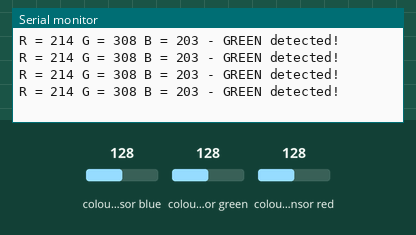
The sketch below on a simulated Arduino Uno, built with avr-gcc and run on an emulated ATmega328P. Shown: the last lines printed to the serial monitor. Wiring (inferred from the names in the program): TCS3200 colour sensor: output pin 18; S2 pin 16; S3 pin 17; S0 pin 14; S1 pin 15. The inputs (shaded band) are chosen by the test bench; at power-on: colour sensor green 128, colour sensor blue 128, colour sensor red 128.

Above: at 1.2 s.
1.3 s: colour sensor green set to 5
At 1.43 s:
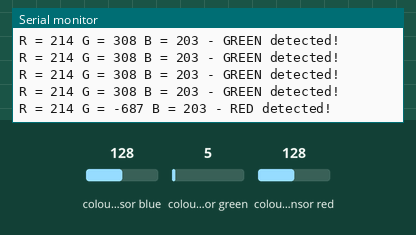
3.3 s: colour sensor blue set to 191
At 3.54 s:
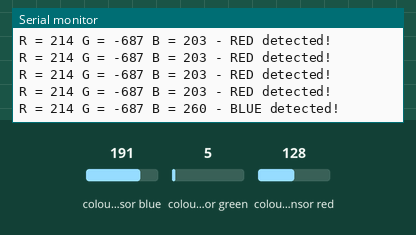
5.4 s: colour sensor red set to 5
At 12.82 s:
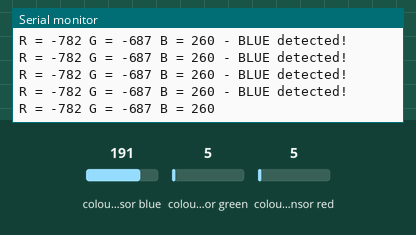

The sketch:

color_sensor_color_converter.ino
```cpp
// TCS230 or TCS3200 pins wiring to Arduino
#define S0 14 // A0
#define S1 15 // A1
#define S2 16 // A2
#define S3 17 // A3
#define sensorOut 18 // A4

// Stores frequency read by the photodiodes
int redFrequency = 0;
int greenFrequency = 0;
int blueFrequency = 0;

// Stores the red. green and blue colors
int redColor = 0;
int greenColor = 0;
int blueColor = 0;
void setup() {
  // Setting the outputs
  pinMode(S0, OUTPUT);
  pinMode(S1, OUTPUT);
  pinMode(S2, OUTPUT);
  pinMode(S3, OUTPUT);

  // Setting the sensorOut as an input
  pinMode(sensorOut, INPUT);

  // Setting frequency scaling to 20%
  digitalWrite(S0,HIGH);
  digitalWrite(S1,LOW);

  // Begins serial communication
  Serial.begin(9600);
}

void loop() {
  // Setting RED (R) filtered photodiodes to be read
  digitalWrite(S2,LOW);
  digitalWrite(S3,LOW);

  // Reading the output frequency
  redFrequency = pulseIn(sensorOut, LOW);
  // RED : 32 - 75
  redColor = map(redFrequency, 32, 75, 255,0);

  // Printing the RED (R) value
  Serial.print("R = ");
  Serial.print(redColor);
  delay(100);

  // Setting GREEN (G) filtered photodiodes to be read
  digitalWrite(S2,HIGH);
  digitalWrite(S3,HIGH);

  // Reading the output frequency
  greenFrequency = pulseIn(sensorOut, LOW);
  // GREEN: 48 - 91
  greenColor = map(greenFrequency, 48, 91, 255, 0);

  // Printing the GREEN (G) value
  Serial.print(" G = ");
  Serial.print(greenColor);
  delay(100);

  // Setting BLUE (B) filtered photodiodes to be read
  digitalWrite(S2,LOW);
  digitalWrite(S3,HIGH);

  // Reading the output frequency
  blueFrequency = pulseIn(sensorOut, LOW);
  // BLUE VALUES: 29 - 78
  blueColor = map(blueFrequency, 29, 78, 255, 0);

  // Printing the BLUE (B) value
  Serial.print(" B = ");
  Serial.print(blueColor);
  delay(100);

  // Checks the current detected color and prints
  // a message in the serial monitor
  if(redColor > greenColor && redColor > blueColor){
      Serial.println(" - RED detected!");
  }
  if(greenColor > redColor && greenColor > blueColor){
    Serial.println(" - GREEN detected!");
  }
  if(blueColor > redColor && blueColor > greenColor){
    Serial.println(" - BLUE detected!");
  }
}

String getColor() {
  // Setting RED (R) filtered photodiodes to be read
  digitalWrite(S2,LOW);
  digitalWrite(S3,LOW);

  // Reading the output frequency
  redFrequency = pulseIn(sensorOut, LOW);
  // RED : 32 - 75
  redColor = map(redFrequency, 32, 75, 255,0);

  // Printing the RED (R) value
  // Serial.print("R = ");
  // Serial.print(redColor);
  delay(100);

  // Setting GREEN (G) filtered photodiodes to be read
  digitalWrite(S2,HIGH);
  digitalWrite(S3,HIGH);

  // Reading the output frequency
  greenFrequency = pulseIn(sensorOut, LOW);
  // GREEN: 48 - 91
  greenColor = map(greenFrequency, 48, 91, 255, 0);

  // Printing the GREEN (G) value
  // Serial.print(" G = ");
  // Serial.print(greenColor);
  delay(100);

  // Setting BLUE (B) filtered photodiodes to be read
  digitalWrite(S2,LOW);
  digitalWrite(S3,HIGH);

  // Reading the output frequency
  blueFrequency = pulseIn(sensorOut, LOW);
  // BLUE VALUES: 29 - 78
  blueColor = map(blueFrequency, 29, 78, 255, 0);

  // Printing the BLUE (B) value
  // Serial.print(" B = ");
  // Serial.print(blueColor);
  delay(100);

  // Checks the current detected color and prints
  // a message in the serial monitor
  if(redColor > greenColor && redColor > blueColor){
      return "RED";
  }
  if(greenColor > redColor && greenColor > blueColor){
    return "GREEN";
  }
  if(blueColor > redColor && blueColor > greenColor){
    return "BLUE";
  }
}
```

Measured:
- after the input at 3.3 s, the serial monitor: prints a new line at once (image 2)
- after the input at 5.4 s, the serial monitor: prints a new line after 0.05 s (image 3)
